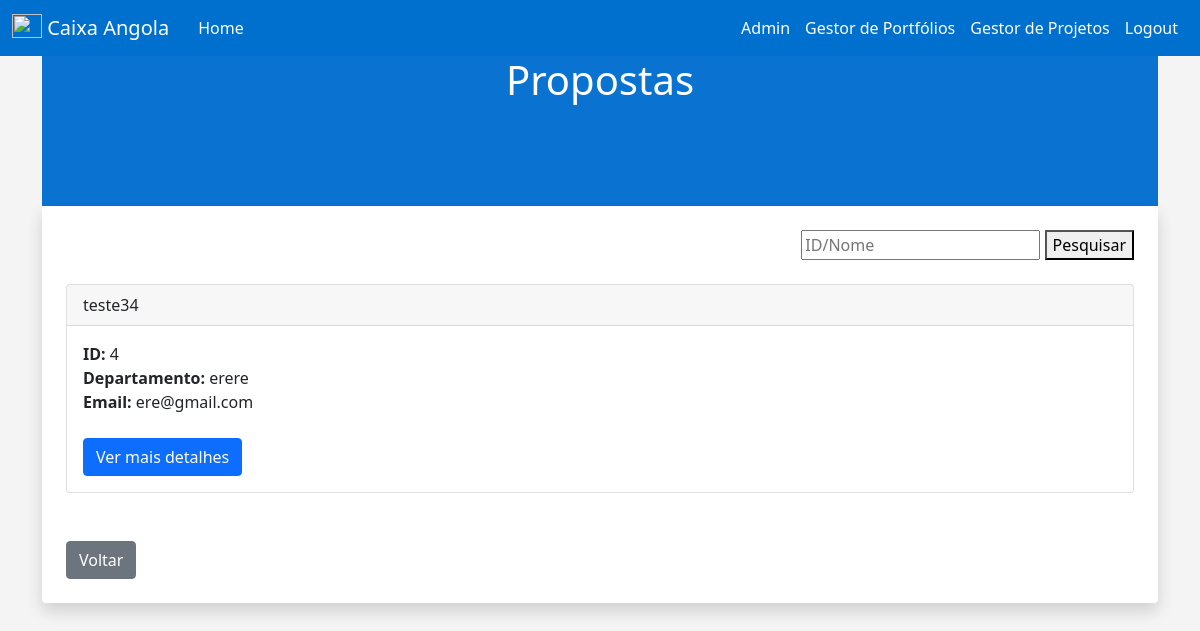
Page /Propostas (signed in) on the committed database.
### main/models.py (models this page shows, shortened)
class Oportunidade(models.Model):
	state_choices = (
		("Em espera","Em espera"),
		("Em progresso", "Em progresso"),
		("Finalizado", "Finalizado")
	)
	is_approved_choices = (
		("Sim","Sim"),
		("Não", "Não"),
	)
	recursos_choices = (
		("Sim","Sim"),
		("Não", "Não"),
	)
	nome = models.CharField('Nome', max_length=120)
	id_number = models.IntegerField('ID')
	departamento = models.CharField('Departamento', max_length=120)
	email = models.EmailField(max_length=120)
	desc = models.TextField('Descrição da oportunidade', max_length=240)
	recursos = models.CharField(choices=recursos_choices, max_length=120)
	date = models.DateTimeField(auto_now_add=True)
	state = models.CharField(choices=state_choices, max_length=120, default='Em espera')
	is_approved = models.CharField(choices=is_approved_choices, max_length=120)
	user = models.ForeignKey(User, on_delete=models.CASCADE)

### main/decorators.py (the view)
        def wrapper(request, *args, **kwargs):
            if request.user.groups.filter(name__in=groups).exists():
                return function(request, *args, **kwargs)
            else:
                return redirect('/')
            raise Http404

### main/templatetags/auth_extras.py (called while the page is built)
@register.filter(name='has_group')
def has_group(user, group_name):
    group = Group.objects.get(name=group_name)
    return True if group in user.groups.all() else False

### main/views.py (called while the page is built)
@groupcheck('Gestor de Portfólios', 'superuser')
def propostas(request):
	oportunidade_list = Oportunidade.objects.all().order_by('-date')
	return render(request, 'propostas.html', {
		'oportunidade_list': oportunidade_list
	})

### main/templates/propostas.html (shortened to what this page needs)
{% extends 'base.html' %}
{% load static %}
{% block content %}
<!DOCTYPE html>
    <html>
        <head>
        </head>
        <body>
            <div class="container">
                <div class="header" style="background-color: #0A72D1; height: 150px;">
                    <h1 style="text-align: center; color: white;" id="texto">Propostas</h1>
                </div>
                <div class="main">
                    <div class="shadow p-4 mb-5 bg-body rounded">
                    <form style="text-align: right;" method="POST" action="{% url 'propostas_search' %}">
                        <input type="search" name="searcheds" placeholder="ID/Nome">
                        <button type="submit">Pesquisar</button>
                      </form>
                    {% for oportunidade in oportunidade_list %}
                        {% if oportunidade.is_approved == "" %}
                            <div class="card">
                                <div class="card-header">
                                    {{ oportunidade.nome }}
                                </div>
                                <div class="card-body">
                                    <b>ID: </b>{{ oportunidade.id_number }}
                                    <br/>
                                    <b>Departamento: </b>{{ oportunidade.departamento }}
                                    <br/>
                                    <b>Email: </b>{{ oportunidade.email }}
                                    <br/>
                                    <br/>
                                    <a href="{% url 'oportunidade-details' oportunidade.id %}" class="btn btn-primary">Ver mais detalhes</a>
                                </div>
                            </div>
                        {% endif %}
                    {% endfor %}
                    <a href="indexPMO" class="btn btn-secondary">Voltar</a>
                </div>
            </div>
{% endblock %}

### main/templates/base.html (style rules this page uses)
body { background: #f4f4f4; }

### main/templates/navbar.html (style rules this page uses)
a { text-decoration: none; }

### rows in the picture
Oportunidade: nome "teste34", id_number "4", departamento "erere", email "ere@gmail.com"
